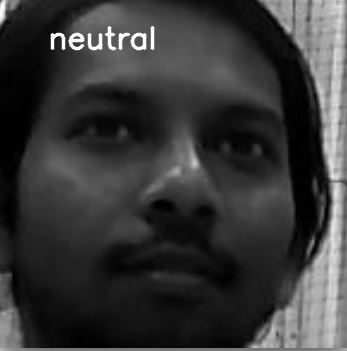
#> input picture emotion.png, 347 x 351 px
$ python -i faceDetect.py   (imports and definitions only)   (Python 2 division)
#> lines starting #> are read from the running program, lines starting #| are printed output that depends on the picture
#> further down, picture is the input picture: shape (351, 347, 3); min 0, max 255, mean 56.1
import cv2
import glob
import random
import numpy as np

emotions = ["happy","neutral","fear"] #Emotion list
# [1 line that did not run here, left out]

data = {}

# [28 lines left out: functions get_files, make_sets, not called in this run]


#emotions = ["neutral", "anger", "contempt", "disgust", "fear", "happy", "sadness", "surprise"] #Define emotions

def detect_faces(frame):

	faceDet = cv2.CascadeClassifier("/home/opencv/data/haarcascades/haarcascade_frontalface_default.xml") # Path to haarcascade classifiers
	faceDet2 = cv2.CascadeClassifier("/home/opencv/data/haarcascades/haarcascade_frontalface_alt2.xml")
	faceDet3 = cv2.CascadeClassifier("/home/opencv/data/haarcascades/haarcascade_frontalface_alt.xml")
	faceDet4 = cv2.CascadeClassifier("/home/opencv/data/haarcascades/haarcascade_frontalface_alt_tree.xml")

	gray = cv2.cvtColor(frame, cv2.COLOR_BGR2GRAY) #Convert image to grayscale
	#print("detect_faces")
	#Detect face using 4 different classifiers
	face = faceDet.detectMultiScale(gray, scaleFactor=1.1, minNeighbors=10, minSize=(5, 5), flags=cv2.CASCADE_SCALE_IMAGE)
#> face = [[22, 20, 307, 307]]
	face2 = faceDet2.detectMultiScale(gray, scaleFactor=1.1, minNeighbors=10, minSize=(5, 5), flags=cv2.CASCADE_SCALE_IMAGE)
#> face2 = [[21, 18, 303, 303]]
	face3 = faceDet3.detectMultiScale(gray, scaleFactor=1.1, minNeighbors=10, minSize=(5, 5), flags=cv2.CASCADE_SCALE_IMAGE)
#> face3 = [[24, 17, 301, 301]]
	face4 = faceDet4.detectMultiScale(gray, scaleFactor=1.1, minNeighbors=10, minSize=(5, 5), flags=cv2.CASCADE_SCALE_IMAGE)
#> face4 = ()

	#Go over detected faces, stop at first detected face, return empty if no face.
	if len(face) == 1:
	    features = face
#> features = [[22, 20, 307, 307]]
	elif len(face2) == 1:
	    features = face2
	elif len(face3) == 1:
	    features = face3
	elif len(face4) == 1:
	    features = face4
	else:
	    features = ""

	#Cut and save face
	for (x, y, w, h) in features: #get coordinates and size of rectangle containing face
	    #print "face found in file: %s" %f
	    gray = gray[y:y+h, x:x+w] #Cut the frame to size

	    try:
		out = cv2.resize(gray, (350, 350)) #Resize face so all images have same size
		return out
	    except:
	       pass
#> this loop made 1 pass
#> pass 1, in detect_faces, `gray = gray[y:y+h, x:x+w]`:
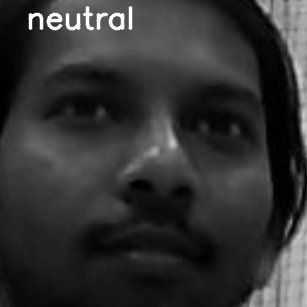
#> gray: shape (307, 307); min 0, max 255, mean 50.2

# [60 lines left out: function run_recognizer, not called in this run]

# [3 lines not run here, left out]

#print ("Emotion: " expression)
    #metascore.append(correct)

#print "\n\nend score:", np.mean(metascore), "percent correct!"

>>> import cv2
>>> picture = cv2.imread('emotion.png')
>>> result = detect_faces(picture)

$ run again, on happy.png
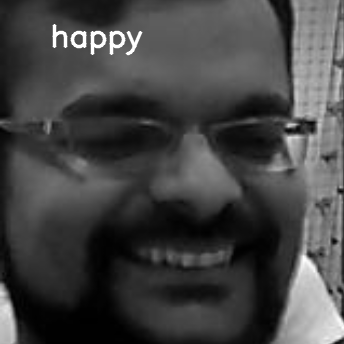
#> input picture happy.png, 344 x 344 px
#> picture is the input picture: shape (344, 344, 3); min 0, max 255, mean 68.1
#> face = ()
#> face3 = [[40, 24, 293, 293]]
#> face4 = ()
#> features = [[40, 24, 293, 293]]
#> the loop in detect_faces, `for (x, y, w, h) in features: #get coordinates and size of rectangle c..` made 1 pass
#> pass 1, in detect_faces, `gray = gray[y:y+h, x:x+w]`:
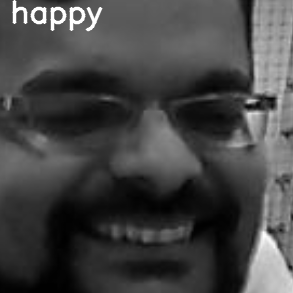
#> gray: shape (293, 293); min 0, max 255, mean 68.6
